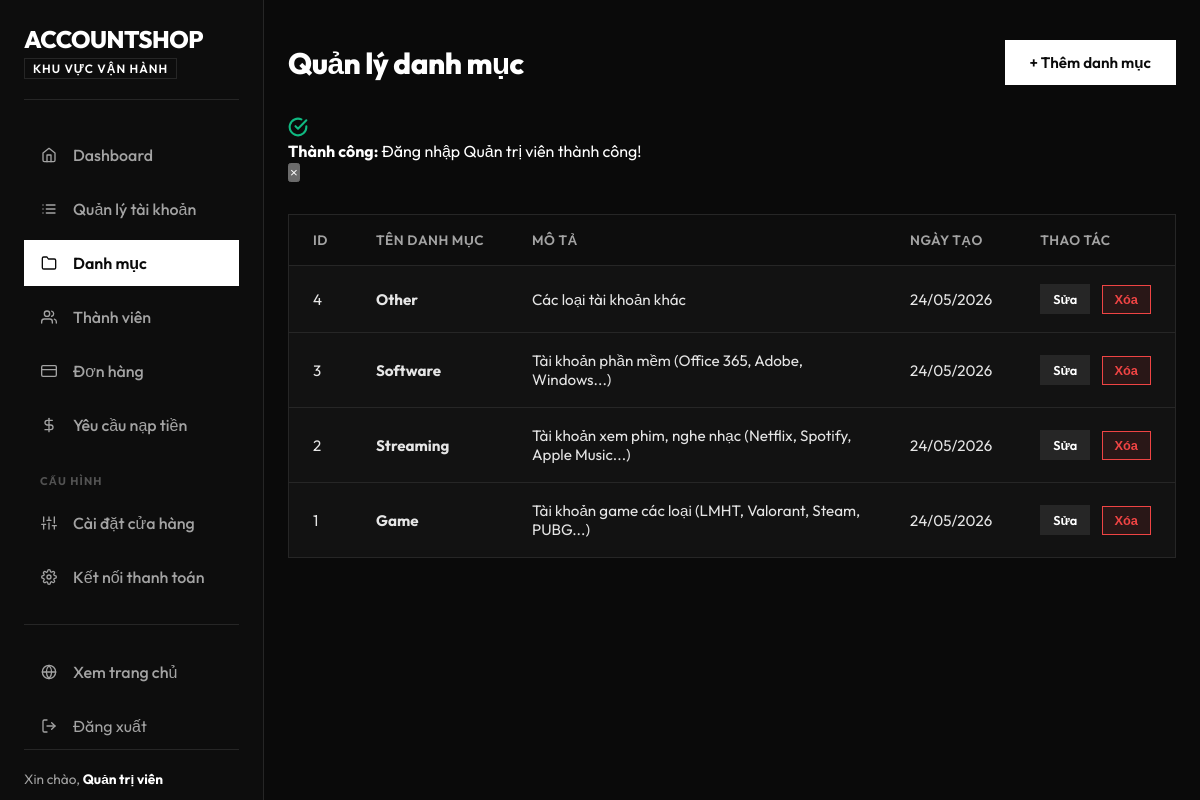
Page /admin/crud/categories/list.php (signed in) on the committed database.
### tables this page shows
CREATE TABLE categories (
  id INT AUTO_INCREMENT PRIMARY KEY,
  name VARCHAR(100) NOT NULL,
  description TEXT,
  created_at DATETIME DEFAULT CURRENT_TIMESTAMP
);

### admin/crud/categories/categories.php (called while the page is built, shortened)
<?php
function getAllCategories($pdo) {
    return $pdo->query("SELECT * FROM categories ORDER BY id DESC")->fetchAll();
}
?>

### admin/crud/categories/list.php (the view, shortened to what this page needs)
<?php
require_once __DIR__ . '/categories.php';
require_once __DIR__ . '/../../../includes/flash.php';
$categories = getAllCategories($pdo);
?>
<!DOCTYPE html>
<html lang="vi">
<head>
    <link rel="stylesheet" href="../../../assets/admin/css/admin.css">
</head>
<body>
<div class="admin-layout">
    <?php include __DIR__ . '/../../sidebar.php'; ?>
    <main class="main-content">
        <header class="topbar">
            <h1>Quản lý danh mục</h1>
            <a href="add.php" class="btn btn-primary">+ Thêm danh mục</a>
        </header>
        <div class="content-body">
            <?= render_flash() ?>
            <div class="table-card">
                <table class="data-table">
                    <thead>
                        <tr>
                            <th>ID</th>
                            <th>Tên danh mục</th>
                            <th>Mô tả</th>
                            <th>Ngày tạo</th>
                            <th>Thao tác</th>
                        </tr>
                    </thead>
                    <tbody>
                    <?php foreach ($categories as $cat): ?>
                        <tr>
                            <td><?= $cat['id'] ?></td>
                            <td><strong><?= htmlspecialchars($cat['name']) ?></strong></td>
                            <td><?= htmlspecialchars($cat['description'] ?? '') ?></td>
                            <td><?= date('d/m/Y', strtotime($cat['created_at'])) ?></td>
                            <td class="actions">
                                <a href="update.php?id=<?= $cat['id'] ?>" class="btn btn-small btn-edit">Sửa</a>
                                <form method="POST" action="delete.php" class="inline-form" onsubmit="return confirm('Chỉ có thể xóa danh mục không còn sản phẩm. Tiếp tục?')">
                                    <button type="submit" class="btn btn-small btn-delete">Xóa</button>
                                </form>
                            </td>
                        </tr>
                    <?php endforeach; ?>
                    </tbody>
                </table>
            </div>
        </div>
    </main>
</div>
</body>
</html>

### assets/admin/css/admin.css (style rules this page uses)
:root { color-scheme: dark; --primary: #ffffff; --primary-hover: #e5e5e5; --primary-light: #262626; --secondary: #737373; --secondary-hover: #525252; --background: #0a0a0a; --sidebar-bg: #0d0d0d; --sidebar-text: #a3a3a3; --sidebar-text-hover: #ffffff; --card-bg: #121212; --text-main: #ffffff; --text-muted: #737373; --border-color: #262626; --success: #10b981; --success-light: rgba(16, 185, 129, 0.1); --danger: #ef4444; --danger-light: rgba(239, 68, 68, 0.1); --warning: #f59e0b; --transition: all 0.2s cubic-bezier(0.16, 1, 0.3, 1); --text-white: #ffffff; --text-gray: #a3a3a3; --info: #60a5fa; --radius-xs: 3px; --radius-sm: 5px; --radius-md: 8px; --radius-lg: 12px; }
* { box-sizing: border-box; margin: 0; padding: 0; }
body { font-family: 'Outfit', sans-serif; background-color: var(--background); color: var(--text-main); display: flex; min-height: 100vh; flex-direction: column; }
.admin-layout { display: flex; flex: 1; width: 100%; }
.main-content { flex: 1; padding: 40px; display: flex; flex-direction: column; overflow-y: auto; max-width: calc(100% - 264px); min-width: 0; }
.topbar { display: flex; justify-content: space-between; align-items: center; margin-bottom: 32px; }
.topbar h1 { font-size: 1.85rem; font-weight: 800; color: var(--text-white); letter-spacing: -0.5px; text-wrap: balance; }
.content-body { display: flex; flex-direction: column; gap: 32px; }
.table-card { background-color: var(--card-bg); border: 1px solid var(--border-color); overflow: hidden; }
.data-table { width: 100%; border-collapse: collapse; text-align: left; }
.data-table th { background-color: #0d0d0d; padding: 16px 24px; font-size: 0.85rem; font-weight: 600; text-transform: uppercase; letter-spacing: 0.5px; color: var(--text-gray); border-bottom: 1px solid var(--border-color); }
.data-table td { padding: 18px 24px; border-bottom: 1px solid var(--border-color); font-size: 0.95rem; color: #e5e5e5; vertical-align: middle; }
.data-table th, .data-table td { white-space: nowrap; }
.data-table td:nth-child(1), .data-table td:nth-child(2), .data-table td:nth-child(3) { white-space: normal; }
.data-table tbody tr:last-child td { border-bottom: none; }
.actions { white-space: nowrap; }
.actions .btn { margin-right: 8px; }
.actions .btn:last-child { margin-right: 0; }
.btn { display: inline-flex; align-items: center; justify-content: center; gap: 8px; padding: 12px 24px; font-weight: 600; font-size: 0.95rem; text-decoration: none; cursor: pointer; border: 1px solid transparent; transition: var(--transition); }
.btn-primary { background-color: #ffffff; color: #0a0a0a; border-color: #ffffff; }
.btn-small { padding: 6px 12px; font-size: 0.8rem; }
.btn-edit { background-color: var(--primary-light); color: #ffffff; border-color: var(--border-color); }
.btn-delete { background-color: var(--danger-light); color: var(--danger); border-color: var(--danger); }
.inline-form { display: inline-flex; }
@media (max-width: 1400px) { .main-content { padding-inline: 24px; } }

### rows in the picture
categories: id "4", name "Other", description "Các loại tài khoản khác", created_at "24/05/2026"
categories: id "3", name "Software", description "Tài khoản phần mềm (Office 365, Adobe, Windows...)", created_at "24/05/2026"
categories: id "2", name "Streaming", description "Tài khoản xem phim, nghe nhạc (Netflix, Spotify, Apple Music...)", created_at "24/05/2026"
categories: id "1", name "Game", description "Tài khoản game các loại (LMHT, Valorant, Steam, PUBG...)", created_at "24/05/2026"

### other values in the picture
SITE_SHORT_NAME "ACCOUNTSHOP"
$_SESSION['admin_fullname'] "Quản trị viên"
$success "Đăng nhập Quản trị viên thành công!"
